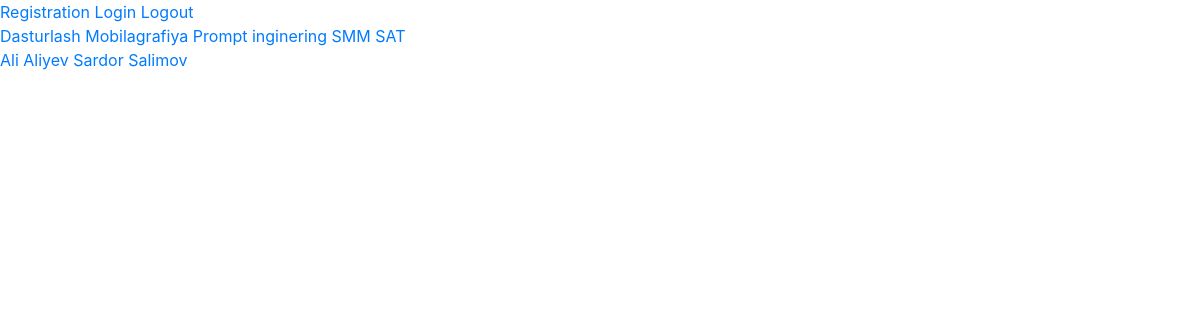
The page /course/1/students/ on the database its author committed.
### main/models.py (models this page shows, shortened)
class Course(models.Model):
    name = models.CharField(max_length=200)
    description = models.TextField(blank=True, null=True)

class Student(models.Model):
    full_name = models.CharField(max_length=200)
    phone = models.TextField()
    course = models.ForeignKey(Course, on_delete=models.CASCADE)

### main/views.py (the view)
# urls.py: path('course/<int:course_id>/students/', course_students, name='course_students'),
def course_students(request, course_id):
    courses = Course.objects.all()
    students = Student.objects.filter(course_id=course_id)
    context = {
        'courses': courses,
        'students': students,
    }
    return render(request, 'main/course_students.html', context)

### templates/main/course_students.html
{% extends 'base.html'%}
{% block main%}
    {% for student in students %}
    <a href="{% url 'student_detail' student.id %}">{{student.full_name}}</a>
    {% endfor %}
{% endblock main %}

### templates/base.html (shortened to what this page needs)
<!DOCTYPE html>
<html lang="en">
<head>
   {% include 'boostrap/_style.html' %}
</head>
<body>
<div>
    <a href=" {% url 'register' %} ">Registration</a>
    <a href=" {% url 'login' %} ">Login</a>
    <a href=" {% url 'logout' %} ">Logout</a>
</div>
    {% for course in courses %}
    <h> <a href="{% url 'course_students' course.id %}">{{course.name}}</a>
    </h>
    {% endfor %}
<div>
    {% block main %}
    {% endblock main %}
</div>
{% include 'boostrap/_js.html' %}
</body>
</html>

### rows shown on the page
Course: name "Dasturlash"
Course: name "Mobilagrafiya"
Course: name "Prompt inginering"
Course: name "SMM"
Course: name "SAT"
Student: full_name "Ali Aliyev"
Student: full_name "Sardor Salimov"
